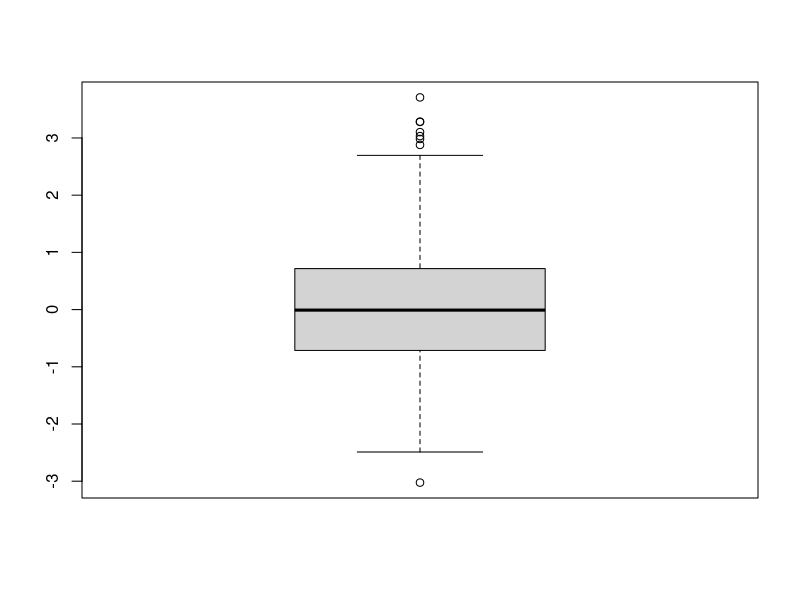
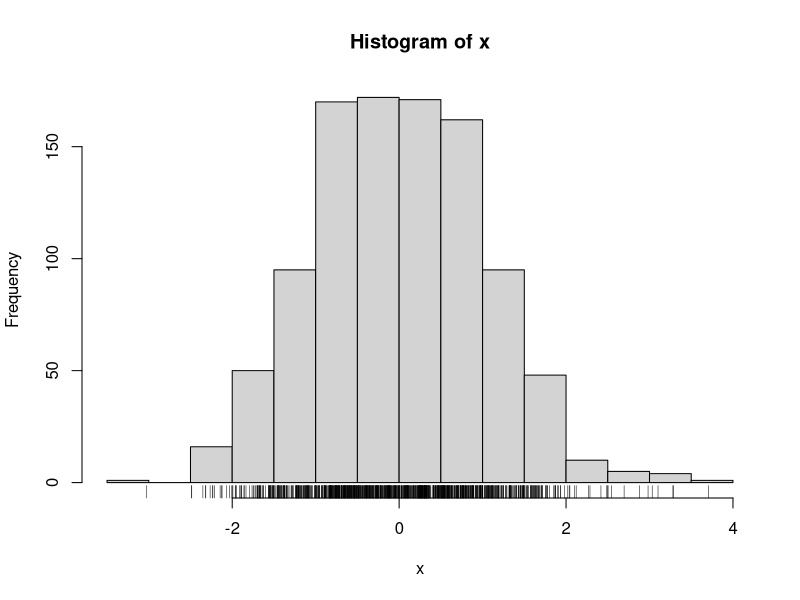
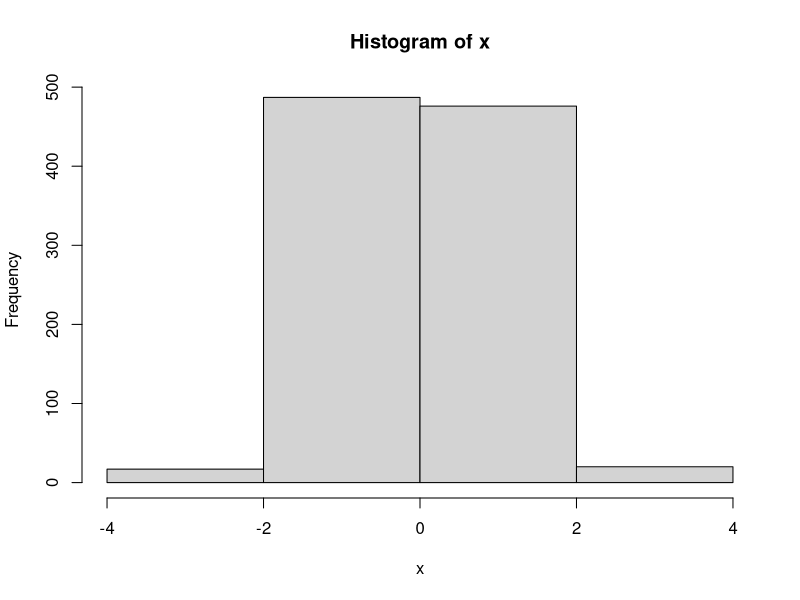
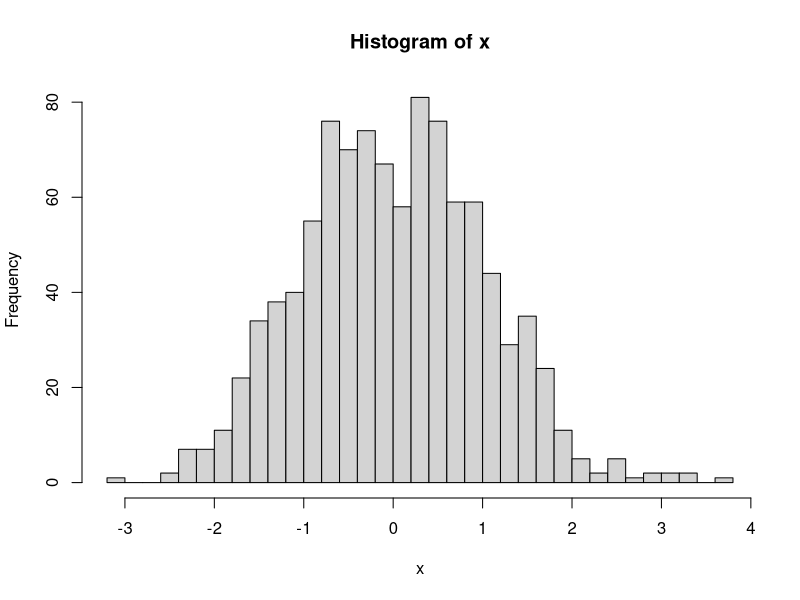

Generate these figures, in order, with R:
# Class 5 Data Visualization

x <- rnorm(1000)

#How many things are in x
length(x)

mean(x)
sd(x)

#Min, 1st quartile, median, mean, 3rd quartile, max
summary(x)

boxplot(x)

hist(x)

#Shows where your data is on a histogram, where your actual data points are
rug(x)

hist(x, breaks=3)

hist(x, breaks=30)

